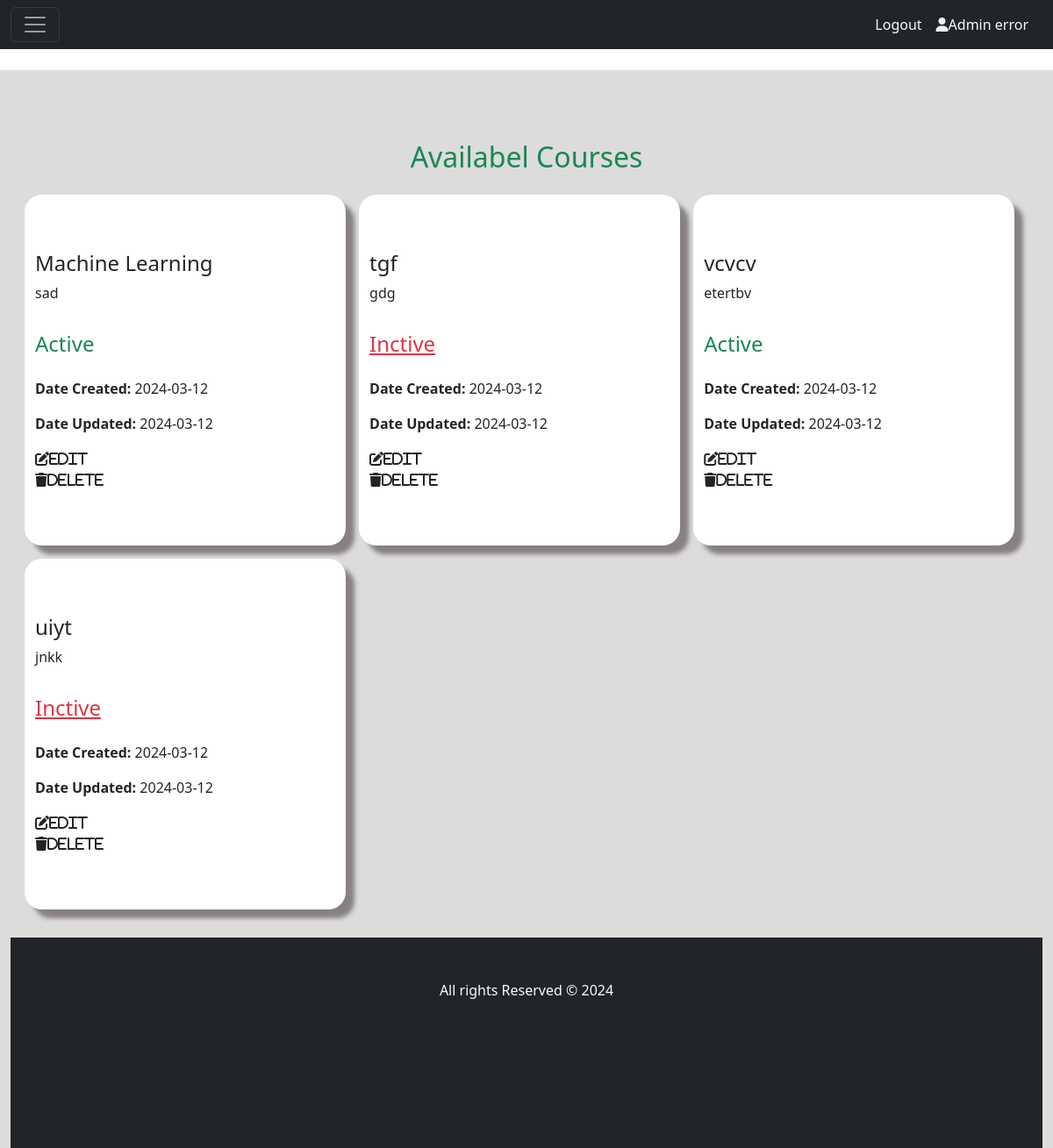
/admin/courses.php (signed in), run on the app's committed database.
### tables this page shows
CREATE TABLE `course` (
  `course_id` int(25) NOT NULL,
  `registration_id` int(25) NOT NULL,
  `course_name` char(255) NOT NULL,
  `course_description` char(255) NOT NULL,
  `course_status` char(30) NOT NULL,
  `course_date_created` date NOT NULL,
  `course_date_updated` date NOT NULL
);

### admin/courses.php (the view, shortened to what this page needs)
<?php
    include("../connection.php");
?>
<!DOCTYPE html>
<html lang="en">
<head>
    <link rel="stylesheet" href="https://cdnjs.cloudflare.com/ajax/libs/font-awesome/6.5.1/css/all.min.css"
 />
    <link href="https://cdn.jsdelivr.net/npm/bootstrap@5.3.2/dist/css/bootstrap.min.css" rel="stylesheet">
    <link rel="stylesheet" href="../course.css"/>
</head>
<body>
<nav class="navbar navbar-dark bg-dark fixed-top">
  <div class="container-fluid">
    <button class="navbar-toggler" type="button" data-bs-toggle="offcanvas" data-bs-target="#offcanvasDarkNavbar" aria-controls="offcanvasDarkNavbar" aria-label="Toggle navigation">
      <span class="navbar-toggler-icon"></span>
    </button>
    <div class="d-flex flex-row-reverse">
      <?php if(!isset($_SESSION['tutor_fname'])) : ?>
        <a class="nav-link text-light me-3" href="/Auth/login.php"><i class="fa-solid fa-user"></i>Admin  </a>
        <a class="nav-link text-light me-3" href="./Auth/login.php">Login</a>
      <?php else : ?>
        <a class="nav-link text-light me-3" href="#"><i class="fa-solid fa-user"></i>Admin <?php echo $_SESSION['tutor_fname']; ?></a>
        <a class="nav-link text-light me-3" href="logout.php">Logout</a>
      <?php endif; ?>
    </div>
  </div>
</nav>
<div class="container-fluid d-flex content">
    <h2 class=" text-success w-100 text-center col-12">Availabel Courses</h2>
        <div class="row courses">
        <?php
    $select_course= "select * from `course`";
    $course_result = mysqli_query($con, $select_course);
    $count=mysqli_num_rows($course_result);
    if($count==0){
      echo  "<h3 class='text-center text-danger mt-5'>No courses yet</h3>";
    }else{
    while($fetch_course = mysqli_fetch_assoc($course_result)){
    $course_id=$fetch_course['course_id'];
    $course_name = $fetch_course['course_name'];
    $course_description = $fetch_course['course_description'];
    $course_status =$fetch_course['course_status'];
    $date_created= $fetch_course['course_date_created'];
    $date_updated=$fetch_course['course_date_updated'];
      if($course_status==='pending'){
          $course_status='Inactive';
      }else{
          $course_status='Active';
      }
?>
<div class=" webdesign">
    <h4><?php echo $course_name; ?></h4>
      <p><?php echo $course_description; ?></p>
    <P class="d-flex  gap-2">
      <?php
      if($course_status=='Active'){
        echo "<td class='text-success'><h4  class='text-success'>Active</h4></td>";
        }else{
            echo "<td class='bg-secondary text-light'><a href='confirm.php?course_id=$course_id' class='text-danger'><h4  class='text-danger'>Inctive</h4></a></td>
            </tr>";
        }
    ?>
  </P>
    <P><b>Date Created:</b>    <?php echo $date_created; ?></P>
    <P><b>Date Updated: </b>   <?php echo $date_updated; ?></P>
    <a href='Sidebar.php?editcourse=<?php echo $course_id; ?>' class='text-dark'> <i class='fa-solid fa-pen-to-square'>Edit</i> </a>
    <a href='Sidebar.php?deletecourse=<?php echo $course_id; ?>' class='text-dark'><i class='fa-solid fa-trash'>Delete</i></a>
</div>
<?php
}}
?>
        </div>
        <footer class=" bg-dark">
               <p class="text-light text-center">All rights Reserved &copy; 2024</p>
       </footer>
</body>
</html>

### course.css (style rules this page uses)
.content { margin-top: 5rem; height: 100vh; width: 100%; background-color: gainsboro; flex-wrap: wrap; overflow-y: scroll; padding-top: 5rem; }
body { overflow: hidden; }
.courses { margin-bottom: 2rem; display: flex; align-items: center; justify-content: start; flex-wrap: wrap; margin: auto; gap: 15px; width: 100%; padding: 1rem ; overflow: hidden; }
.webdesign { box-shadow: 10px 10px 5px 0px rgba(107,99,99,0.75); -webkit-box-shadow: 10px 10px 5px 0px rgba(107,99,99,0.75); -moz-box-shadow: 10px 10px 5px 0px rgba(107,99,99,0.75); display: flex; justify-content: center; flex-wrap: wrap; background-color: #fff; flex-direction: column; height: 25rem; width: 32%; border-radius: 20px; }
footer { margin-top: 1rem; height: 20vh; width: 100%; }
footer >p { padding-top: 3rem; }

### data on the page
course: course_name "Machine Learning", course_description "sad", course_status "Active", course_date_created "2024-03-12", course_date_updated "2024-03-12"
course: course_name "tgf", course_description "gdg", course_date_created "2024-03-12", course_date_updated "2024-03-12"
course: course_name "vcvcv", course_description "etertbv", course_status "Active", course_date_created "2024-03-12", course_date_updated "2024-03-12"
course: course_name "uiyt", course_description "jnkk", course_date_created "2024-03-12", course_date_updated "2024-03-12"

### other printed values
$_SESSION['tutor_fname'] "error"
